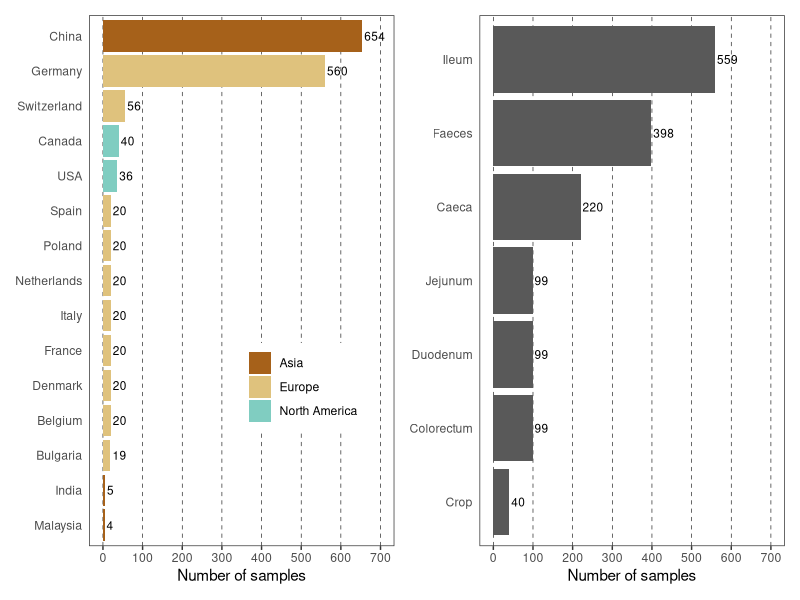
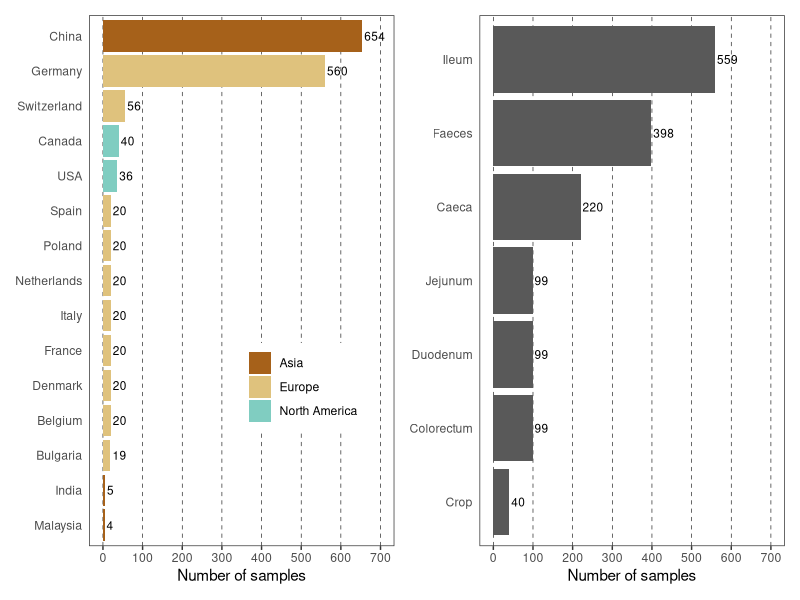

These charts were generated, in order, by the following R code:
# Load libraries ---------------------------------------------------------------
library(tidyverse)
library(patchwork)

# Load metadata ----------------------------------------------------------------
df <- read_csv("data_availability/metagenomic_samples_metadata.csv")
color_continent <- c('#a6611a', '#dfc27d', '#80cdc1', '#018571')
# Wrangle metadata -------------------------------------------------------------

country <- df %>%
  filter(geo_loc_name_country != "United Kingdom") %>% # We did not use UK samples for collection
  select(geo_loc_name_country, geo_loc_name_country_continent) %>%
  count(geo_loc_name_country, geo_loc_name_country_continent) %>%
  ggplot(aes(
    x = n,
    y = fct_reorder(geo_loc_name_country, n),
    fill = geo_loc_name_country_continent
  )) +
  geom_col() +
  geom_text(
    aes(x = n + 5, y = geo_loc_name_country, label = n),
    hjust = 0,
    size = 3
  ) +
  scale_fill_manual(values = color_continent) +
  scale_x_continuous(limits = c(0, 700), breaks = seq(0, 700, 100)) +
  labs(y = NULL, x = "Number of samples") +
  theme_bw() +
  theme(
    legend.title = element_blank(),
    panel.grid = element_blank(),
    panel.grid.major.x = element_line(linetype = 2, linewidth = 0.2),
    axis.ticks.y = element_blank(),
    legend.position = c(0.7, 0.3)
  )

gut_region <- df %>%
  filter(geo_loc_name_country != "United Kingdom") %>% # We did not use UK samples for collection
  select(isolation_source) %>%
  count(isolation_source) %>%
  mutate(isolation_source = str_to_sentence(isolation_source)) %>%
  ggplot(aes(x = n, y = fct_reorder(isolation_source, n))) +
  geom_col() +
  geom_text(
    aes(x = n + 5, y = isolation_source, label = n),
    hjust = 0,
    size = 3
  ) +
  scale_x_continuous(limits = c(0, 700), breaks = seq(0, 700, 100)) +
  labs(y = NULL, x = "Number of samples") +
  theme_bw() +
  theme(
    legend.title = element_blank(),
    panel.grid = element_blank(),
    panel.grid.major.x = element_line(linetype = 2, linewidth = 0.2),
    axis.ticks.y = element_blank()
  )


country + gut_region

ggsave(
  filename = "plots_repo/summary_samples.png",
  dpi = 300,
  width = 7,
  height = 3
)
